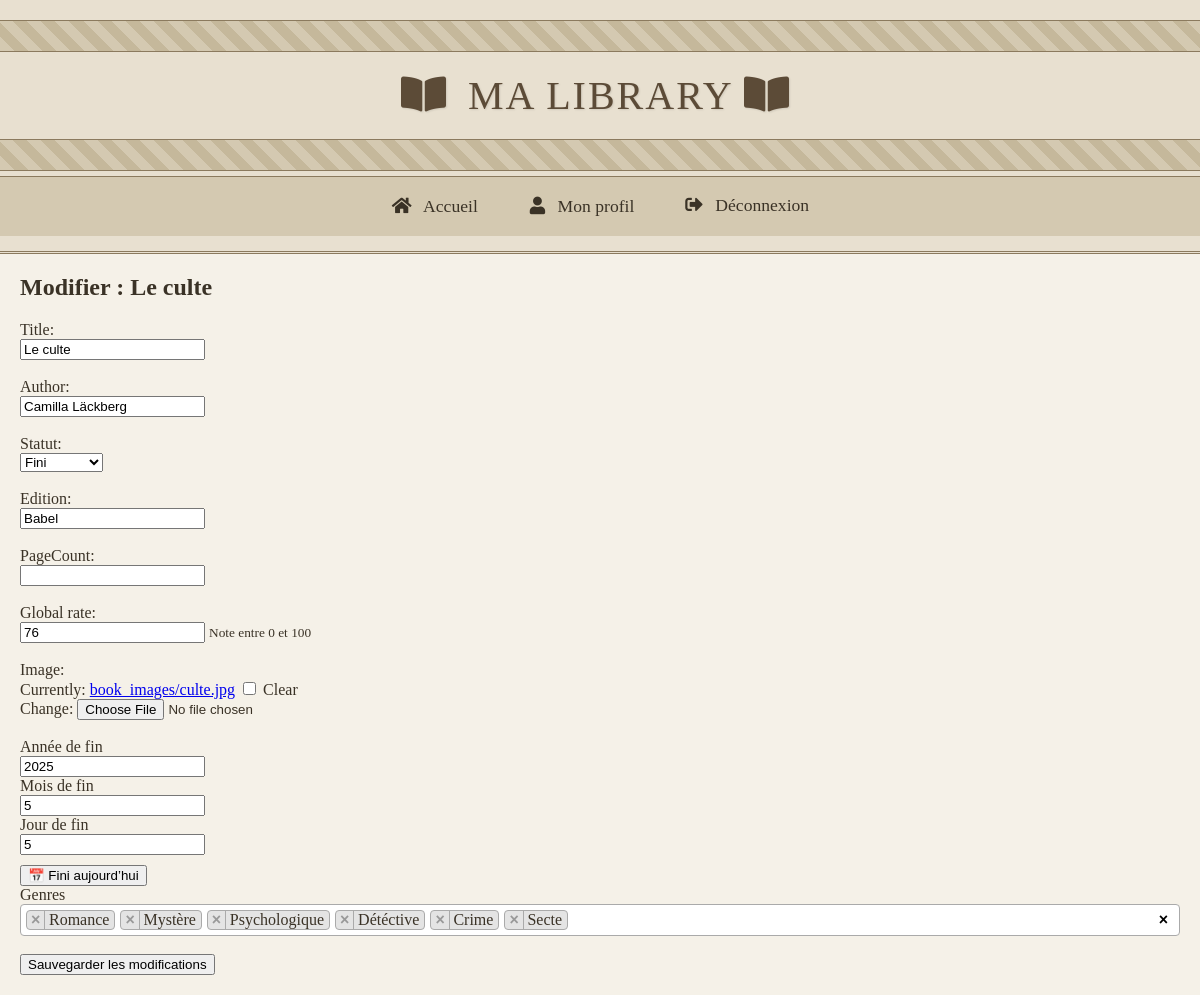
The page /book/7/edit/ (signed in) on the database its author committed.
### media/models.py (models this page shows, shortened)
class Book(models.Model):
    user = models.ForeignKey(User, on_delete=models.CASCADE)
    title = models.CharField(max_length=200)
    author = models.CharField(max_length=100, blank=True, null=True)
    statuts = {
        "Fini": "Fini",
        "Arrêté": "Arrêté",
        "En cours": "En cours",
        "En attente": "En attente",
    }
    statut = models.CharField( max_length=10, choices=statuts, blank=True, null=True)
    genres = models.ManyToManyField(Genre, blank=True)
    finished_year = models.PositiveIntegerField(blank=True, null=True)
    finished_month = models.PositiveIntegerField(blank=True, null=True)
    finished_day = models.PositiveIntegerField(blank=True, null=True)
    edition = models.CharField(max_length=100, blank=True)
    pageCount =  models.IntegerField(validators=[MinValueValidator(0),
                                                  MaxValueValidator(10000)],
                                      null=True,blank=True)
    global_rate = models.IntegerField(validators=[MinValueValidator(0),
                                                  MaxValueValidator(100)],
                                      null=True,blank=True,default=0,
                                      help_text="Note entre 0 et 100")
    if RENDER:
        image = CloudinaryField("image", blank=True, null=True)
    else:
        upload_path = 'book_images/'
        image = models.ImageField(upload_to=upload_path, blank=True, null=True)

### media/views.py (the view)
# urls.py: path('<str:model_name>/<int:item_id>/edit/', views.edit_item, name='edit_item'),
@login_required
def edit_item(request, model_name, item_id):
    model_mapping = {
        'book': Book,
        'movie': Movie,
        'series': Series,
        'manga': Manga,
    }
    model_class = model_mapping.get(model_name.lower())
    if not model_class:
        return redirect('home')
    item = get_object_or_404(model_class, id=item_id, user=request.user)
    form_class = {
        Book: BookForm,
        Movie: MovieForm,
        Series: SeriesForm,
        Manga: MangaForm
    }.get(model_class)
    if request.method == 'POST':
        form = form_class(request.POST, request.FILES, instance=item)
        if form.is_valid():
            item = form.save(user=request.user)
            return redirect('item_detail', model_name=model_name, item_id=item.id)
    else:
        form = form_class(instance=item)
        form.initial['raw_genres'] = ','.join([g.name for g in item.genres.all()])
    return render(request, 'media/edit_item.html', {
        'form': form,
        'title': f"Modifier : {item.title}",
        'all_genres': Genre.objects.all(),
    })

### media/forms.py (shortened to what this page needs)
class BookForm(forms.ModelForm):
    raw_genres = forms.CharField(
        widget=forms.HiddenInput(),
        required=False
    )
    class Meta:
        model = Book
        fields = ['title', 'author', 'statut',
        'finished_year','finished_month','finished_day',
         'edition', 'pageCount', 'global_rate', 'image']
    def __init__(self, *args, **kwargs):
        super().__init__(*args, **kwargs)

### templates/media/edit_item.html (shortened to what this page needs)
{% extends 'base.html' %}
{% load static %}
{% block content %}
  <h2>{{ title }}</h2>
  <form method="post" enctype="multipart/form-data">
    {% for field in form.visible_fields %}
      {% if field.name not in 'raw_genres finished_year finished_month finished_day' %}
        <div>
          {{ field.label_tag }}<br>
          {{ field }}
          {% if field.help_text %}
            <small>{{ field.help_text }}</small>
          {% endif %}
        </div>
        <br>
      {% endif %}
    {% endfor %}
    <div>
       <label>Année de fin</label><br>
       {{ form.finished_year }}
    </div>
    <div>
       <label>Mois de fin</label><br>
       {{ form.finished_month }}
    </div>
    <div>
       <label>Jour de fin</label><br>
       {{ form.finished_day }}
    </div>
    <div style="margin-top: 10px;">
       <button type="button" id="set-today">📅 Fini aujourd’hui</button>
    </div>
    <label for="genre-select">Genres</label>
    <br><br>
    <button type="submit">Sauvegarder les modifications</button>
  </form>
{% endblock %}
{% block extra_js %}
  <link href="https://cdn.jsdelivr.net/npm/select2@4.1.0-rc.0/dist/css/select2.min.css" rel="stylesheet" />
{% endblock %}

### static/style.css (style rules this page uses)
body { margin: 0; font-family: 'Times New Roman', serif; background-color: #f5f1e8; color: #3a3226; }

### rows shown on the page
Book: visible_fields "Le culte" "Camilla Läckberg" "Fini" "Babel" "76", finished_year "2025", finished_month "5", finished_day "5"

### other values the page prints
{{ title }} "Modifier : Le culte"
{{ field.label_tag }} "Title:" "Author:" "Statut:" "Edition:" "PageCount:" "Global rate:" "Image:"
{{ field.help_text }} "Note entre 0 et 100"
